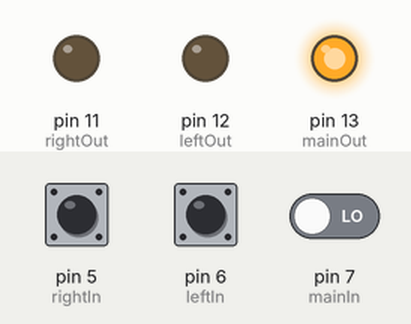
This sketch was run on a simulated Arduino Uno, built with avr-gcc and run on an emulated ATmega328P. Shown: output pins drawn as LEDs (lit = HIGH). Dashed ring = blinking. The test bench sets the inputs (shaded band); at power-on: pin 5 (rightIn) LOW, pin 6 (leftIn) LOW, pin 7 (mainIn) LOW.

Above: at 1.2 s.
1.3 s: pin 5 (rightIn) pulled HIGH for 0.15 s
At 1.6 s:
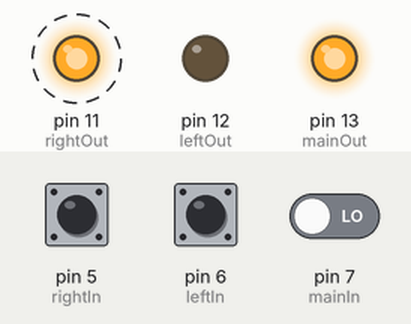
4.4 s: pin 6 (leftIn) pulled HIGH for 0.15 s
At 4.6 s:
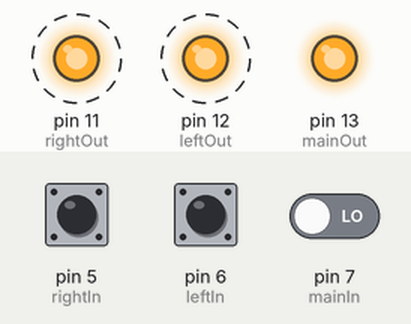
7.5 s: pin 7 (mainIn) driven HIGH
At 8.8 s:
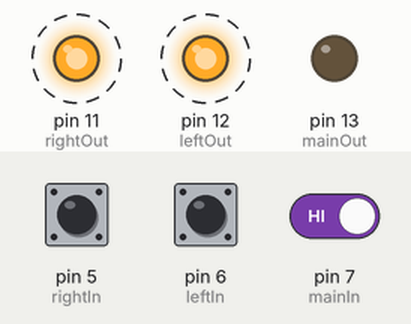
10.5 s: pin 5 (rightIn) pulled HIGH for 1 s
At 11.9 s:
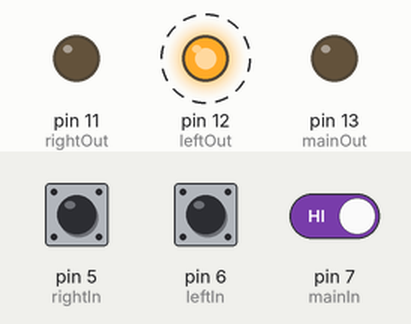
13.5 s: pin 5 (rightIn) pulled HIGH for 3.2 s
At 14.0 s:
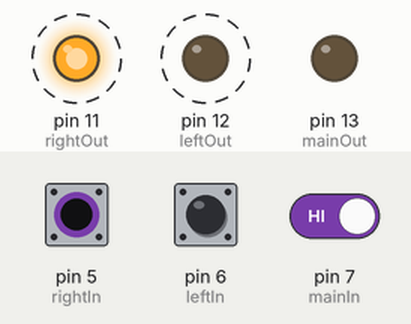
Timing chart, 0 to 19.2 s (numbered marks = the images above; inputs shaded):
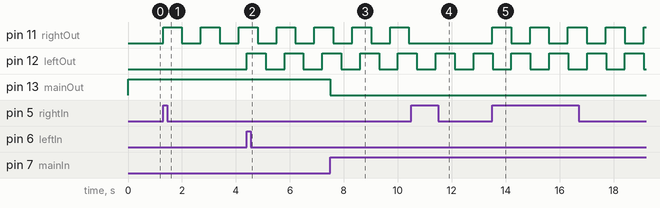

The sketch:

truck.ino
```cpp
 int rightIn = 5;         // the number of the input pin
int rightOut = 11;       // the number of the output pin
int leftIn = 6;         // the number of the input pin
int leftOut = 12;       // the number of the output pin
int mainIn = 7;         // the number of the input pin
int mainOut = 13;       // the number of the output pin

int mainState = HIGH;
int mainReading;
int mainPrevious = LOW;

bool rightOn = false;
long rightSwitch = 0;
int rightState = HIGH;
int rightReading;
int rightPrevious = LOW;

bool leftOn = false;
long leftSwitch = 0;
int leftState = HIGH;
int leftReading;
int leftPrevious = LOW;

// the follow variables are long's because the time, measured in miliseconds,
// will quickly become a bigger number than can be stored in an int.
long mainTime = 0;         // the last time the output pin was toggled
long rightTime = 0;         // the last time the output pin was toggled
long leftTime = 0;         // the last time the output pin was toggled
long debounce = 200;   // the debounce time, increase if the output flickers
long blinkSpeed = 700;

void setup()
{
  pinMode(rightIn, INPUT);
  pinMode(leftIn, INPUT);
  pinMode(mainIn, INPUT);
  pinMode(rightOut, OUTPUT);
  pinMode(leftOut, OUTPUT);
  pinMode(mainOut, OUTPUT);
}

void loop()
{
  long loopStart = millis();
  // ----------------------------
  //Main lights section
  // ----------------------------
  mainReading = digitalRead(mainIn);
  if (mainReading == HIGH && mainPrevious == LOW && millis() - mainTime > debounce) {
    if (mainState == HIGH)
      mainState = LOW;
    else
      mainState = HIGH;
    mainTime = millis();
  }


  // ----------------------------
  // Left Blinker
  // ----------------------------

  //Read the input from the pin
  leftReading = digitalRead(leftIn);
  if (leftReading == HIGH && leftPrevious == LOW && millis() - leftTime > debounce) {
    if (leftOn == true)
      leftOn = false;
    else
      leftOn = true;
    leftTime = millis();
  }
  //If the left blinker is on, then cycle it every second.
  if(leftOn){
    if(millis()-leftSwitch>blinkSpeed){
      leftSwitch=millis();
      if(leftState == HIGH){
        leftState = LOW;
      }else{
        leftState = HIGH;
      }
    }
  }else{
    leftState = LOW;
  }

  // ----------------------------
  //Right blinker
  // ----------------------------
  //Read the input from the pin
  rightReading = digitalRead(rightIn);
  if (rightReading == HIGH && rightPrevious == LOW && millis() - rightTime > debounce) {
    if (rightOn == true)
      rightOn = false;
    else
      rightOn = true;
    rightTime = millis();
  }

  //If the right blinker is on, then cycle it every second.
  if(rightOn){
    if(millis()-rightSwitch>blinkSpeed){
      rightSwitch=millis();
      if(rightState == HIGH){
        rightState = LOW;
      }else{
        rightState = HIGH;
      }
    }
  }else{
    rightState = LOW;
  }


  digitalWrite(mainOut, mainState);
  digitalWrite(rightOut, rightState);
  digitalWrite(leftOut, leftState);

  mainPrevious = mainReading;
  rightPrevious = rightReading;
  leftPrevious = leftReading;
}
```

Measured:
- after the input at 1.3 s, pin 11 (rightOut): alternates HIGH for 0.70 s and LOW for 0.70 s, starting at once
- after the input at 4.4 s, pin 12 (leftOut): alternates HIGH for 0.70 s and LOW for 0.70 s, starting at once
- after the input at 7.5 s, pin 13 (mainOut): HIGH → LOW at once
- after the input at 10.5 s, pin 11 (rightOut): stops changing and stays LOW
- after the input at 13.5 s, pin 11 (rightOut): alternates HIGH for 0.70 s and LOW for 0.70 s, starting at once
